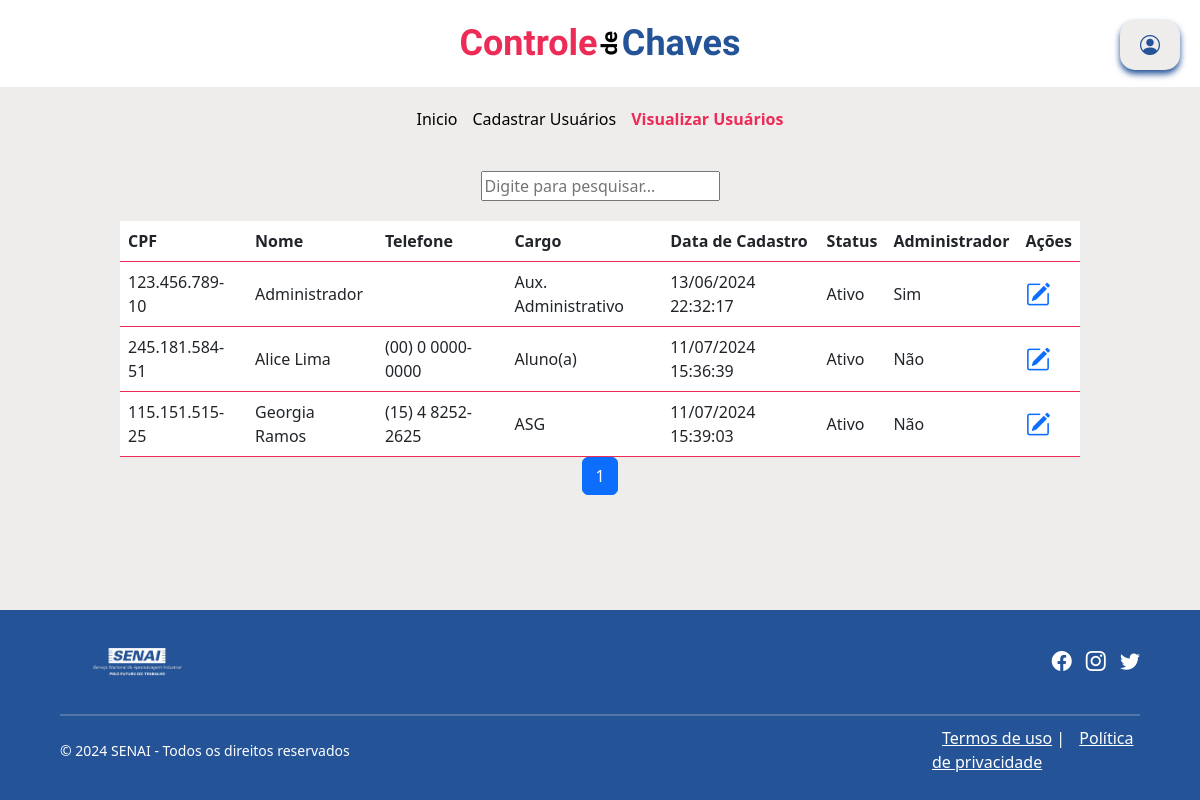
/admin/crud_usuario/visualizar_usuario.php, run on the app's committed database.
### tables this page shows
CREATE TABLE `tb_usuarios` (
  `id_usuario` int(11) NOT NULL,
  `cpf` varchar(14) NOT NULL,
  `nome_usuario` varchar(45) NOT NULL,
  `senha` varchar(255) NOT NULL,
  `telefone` varchar(16) DEFAULT NULL,
  `eh_admin` tinyint(1) NOT NULL DEFAULT '0',
  `eh_ativo` tinyint(1) NOT NULL DEFAULT '0',
  `id_cargo` int(11) NOT NULL,
  `dh_cadastro` datetime NOT NULL DEFAULT CURRENT_TIMESTAMP
);

CREATE TABLE `tb_cargos` (
  `id_cargo` int(11) NOT NULL,
  `cargo` varchar(45) NOT NULL
);

### admin/crud_usuario/visualizar_usuario.php (the view, shortened to what this page needs)
<?php
include($_SERVER['DOCUMENT_ROOT'] . '/controle_chave/banco/conexao.php');
$registros_por_pagina = 5;
$pagina_atual = isset($_GET['pagina']) ? intval($_GET['pagina']) : 1;
$offset = ($pagina_atual - 1) * $registros_por_pagina;
$sql_total = "SELECT COUNT(*) as total FROM tb_usuarios";
$result_total = $conn->query($sql_total);
$total_registros = $result_total->fetch_assoc()['total'];
$total_paginas = ceil($total_registros / $registros_por_pagina);
$sql = "
    SELECT u.id_usuario, u.cpf, u.nome_usuario, u.telefone, u.eh_admin, u.eh_ativo, u.dh_cadastro, c.cargo
    FROM tb_usuarios u
    LEFT JOIN tb_cargos c ON u.id_cargo = c.id_cargo
    LIMIT $offset, $registros_por_pagina
";
$result = $conn->query($sql);
?>
<!DOCTYPE html>
<html lang="pt-br">
<head>
    <link rel="stylesheet" href="https://cdnjs.cloudflare.com/ajax/libs/bootstrap-icons/1.10.5/font/bootstrap-icons.min.css">
    <link href="https://cdn.jsdelivr.net/npm/bootstrap@5.3.3/dist/css/bootstrap.min.css" rel="stylesheet">
</head>
<body>
    <div class="header-container">
        <div class="title-container">
            <h1 class="titulo1">Controle</h1>
            <h3 class="subtitulo"><span class="rotated-letter"><b>de</b></span></h3>
            <h1 class="titulo2">Chaves</h1>
        </div>
        <button class="popup-btn" onclick="togglePopup()"><i class="bi bi-person-circle"></i></button>
    </div>
    <div class="nav-links">
        <a href="../index_admin.php">Inicio</a>
        <a href="../crud_usuario/cadastro_usuario.php">Cadastrar Usuários</a>
        <a href="visualizar_usuario.php" class="active">Visualizar Usuários</a>
    </div>
    <nav class="nav-links">
        <input type="text" id="searchInput" placeholder="Digite para pesquisar..." onkeyup="filterTable()">
    </nav>
    <?php
    if ($result->num_rows > 0) {
        echo "<table id='userTable'>
                <tr>
                    <th style='background-color: white;'>CPF</th>
                    <th style='background-color: white;'>Nome</th>
                    <th style='background-color: white;'>Telefone</th>
                    <th style='background-color: white;'>Cargo</th>
                    <th style='background-color: white;'>Data de Cadastro</th>
                    <th style='background-color: white;'>Status</th>
                    <th style='background-color: white;'>Administrador</th>
                    <th style='background-color: white;'>Ações</th>
                </tr>";
        while ($row = $result->fetch_assoc()) {
            $dh_cadastro = new DateTime($row["dh_cadastro"]);
            echo "<tr>
                    <td>" . $row["cpf"] . "</td>
                    <td>" . $row["nome_usuario"] . "</td>
                    <td>" . $row["telefone"] . "</td>
                    <td>" . $row["cargo"] . "</td>
                    <td>" . $dh_cadastro->format('d/m/Y H:i:s') . "</td>
                    <td>" . ($row["eh_ativo"] ? 'Ativo' : 'Não ativo') . "</td>
                    <td>" . ($row["eh_admin"] ? 'Sim' : 'Não') . "</td>
                    <td>
                        <a href='editar_usuario.php?id_usuario=" . $row["id_usuario"] . "'><i class='bi bi-pencil-square' style='font-size: 25px;'></i></a>
                    </td>
                </tr>";
        }
        echo "</table>";
         echo "<nav aria-label='Page navigation'>";
         echo "<ul class='pagination justify-content-center'>";
         for ($i = 1; $i <= $total_paginas; $i++) {
             echo "<li class='page-item" . ($i == $pagina_atual ? ' active' : '') . "'><a class='page-link' href='visualizar_usuario.php?pagina=$i'>$i</a></li>";
         }
         echo "</ul>";
         echo "</nav>";
    } else {
        echo "Nenhum usuário encontrado.";
    }
    ?>
    <footer>
        <div class="container2">
            <div class="row">
                <div class="col-md-6">
                    <img src="../logo-senai.png" alt=" ">
                </div>
                <div class="col-md-6 text-right">
                    <ul class="social-media">
                        <li><a href="#"><i class="bi bi-facebook"></i></a></li>
                        <li><a href="#"><i class="bi bi-instagram"></i></a></li>
                        <li><a href="#"><i class="bi bi-twitter"></i></a></li>
                    </ul>
                </div>
            </div>
            <hr>
            <div class="row">
                <div class="col-md-6">
                    <div class="copyright">
                        <p>&copy; 2024 SENAI - Todos os direitos reservados</p>
                    </div>
                </div>
                <div class="col-md-6 text-right">
                    <p class="footer-links">
                        <a href="#">Termos de uso</a> | <a href="#">Política de privacidade</a>
                    </p>
                </div>
            </div>
        </div>
    </footer>
</body>
</html>

### admin/crud_usuario/visualizar_usuario.php (style rules this page uses)
body { margin: 0; font-family: system-ui, -apple-system, BlinkMacSystemFont, 'Segoe UI', Roboto, Oxygen, Ubuntu, Cantarell, 'Open Sans', 'Helvetica Neue', sans-serif; background-color: #EFECEC; margin: 0; display: flex; flex-direction: column; min-height: 100vh; }
.header-container { display: flex; justify-content: center; align-items: center; width: 100%; background-color: #FFFFFF; }
.title-container { display: flex; justify-content: center; align-items: center; background-color: #FFFFFF; padding: 20px; width: 100%; text-align: center; font-family: "Chau Philomene One", sans-serif; font-weight: 400; font-style: normal; }
.titulo1 { color: #EC2B57; margin: 0 10px; font-size: 2em; }
.subtitulo { color: #000000; margin: 0 10px; font-size: 1.5em; }
.titulo2 { color: #245397; margin: 0 10px; font-size: 2em; }
.rotated-letter { display: inline-block; transform: rotate(-90deg); transform-origin: center; }
.titulo1, .subtitulo, .titulo2 { margin: 0; padding: 0; }
.titulo1 { font-size: 36px; font-weight: bold; }
.subtitulo { font-size: 22px; font-weight: normal; padding-top: 10px; }
.titulo2 { font-size: 36px; font-weight: bold; }
.subtitulo { margin-bottom: 0.5em; }
table { width: 80%; margin-left: auto; margin-right: auto; border-collapse: collapse; border-bottom: 1px solid #EC2B57; }
table, th, td { border-bottom: 1px solid #EC2B57; border-left: none; border-right: none; background-color: #ffffff; }
th, td { padding: 8px; text-align: left; }
th { background-color: #f2f2f2; }
.popup-btn { position: fixed; top: 20px; right: 20px; padding: 10px 20px; background-color: #EFECEC; color: #245397; border: none; border-radius: 15px; cursor: pointer; font-size: 20px; }
footer { background-color: #245397; color: white; padding: 10px 0; width: 100%; margin-top: auto; }
.container2 { width: 90%; margin: 0 auto; }
.row { display: flex; justify-content: space-between; align-items: center; }
.col-md-6 { flex-basis: 50%; }
img { width: 150px; height: auto; }
.social-media { list-style: none; margin: 0; padding: 0; text-align: right; }
.social-media li { display: inline-block; margin-left: 10px; }
.social-media a { color: #ffffff; font-size: 20px; }
.copyright { font-size: 14px; }
hr { margin: 10px 0; border: 1px solid #e0e0e0; }
.footer-links { display: inline-block; margin-left: 320px; }
.footer-links a { color: white; margin-left: 10px; }
.nav-links { display: flex; justify-content: center; margin: 20px 0; gap: 15px; }
.nav-links a { text-decoration: none; color: black; transition: color 0.3s ease; }
.nav-links a.active { color: #EC2B57; font-weight: bold; }
button { padding: 10px 20px; border: none; border-radius: 20px; background-color: #EFECEC; color: #245397; cursor: pointer; box-shadow: 0 4px 6px #245397; }

### data on the page
tb_usuarios: cpf "123.456.789-10", nome_usuario "Administrador", id_cargo.cargo "Aux. Administrativo", dh_cadastro "13/06/2024 22:32:17", eh_ativo "Ativo", eh_admin "Sim"
tb_usuarios: cpf "245.181.584-51", nome_usuario "Alice Lima", telefone "(00) 0 0000-0000", id_cargo.cargo "Aluno(a)", dh_cadastro "11/07/2024 15:36:39", eh_ativo "Ativo", eh_admin "Não"
tb_usuarios: cpf "115.151.515-25", nome_usuario "Georgia Ramos", telefone "(15) 4 8252-2625", id_cargo.cargo "ASG", dh_cadastro "11/07/2024 15:39:03", eh_ativo "Ativo", eh_admin "Não"
